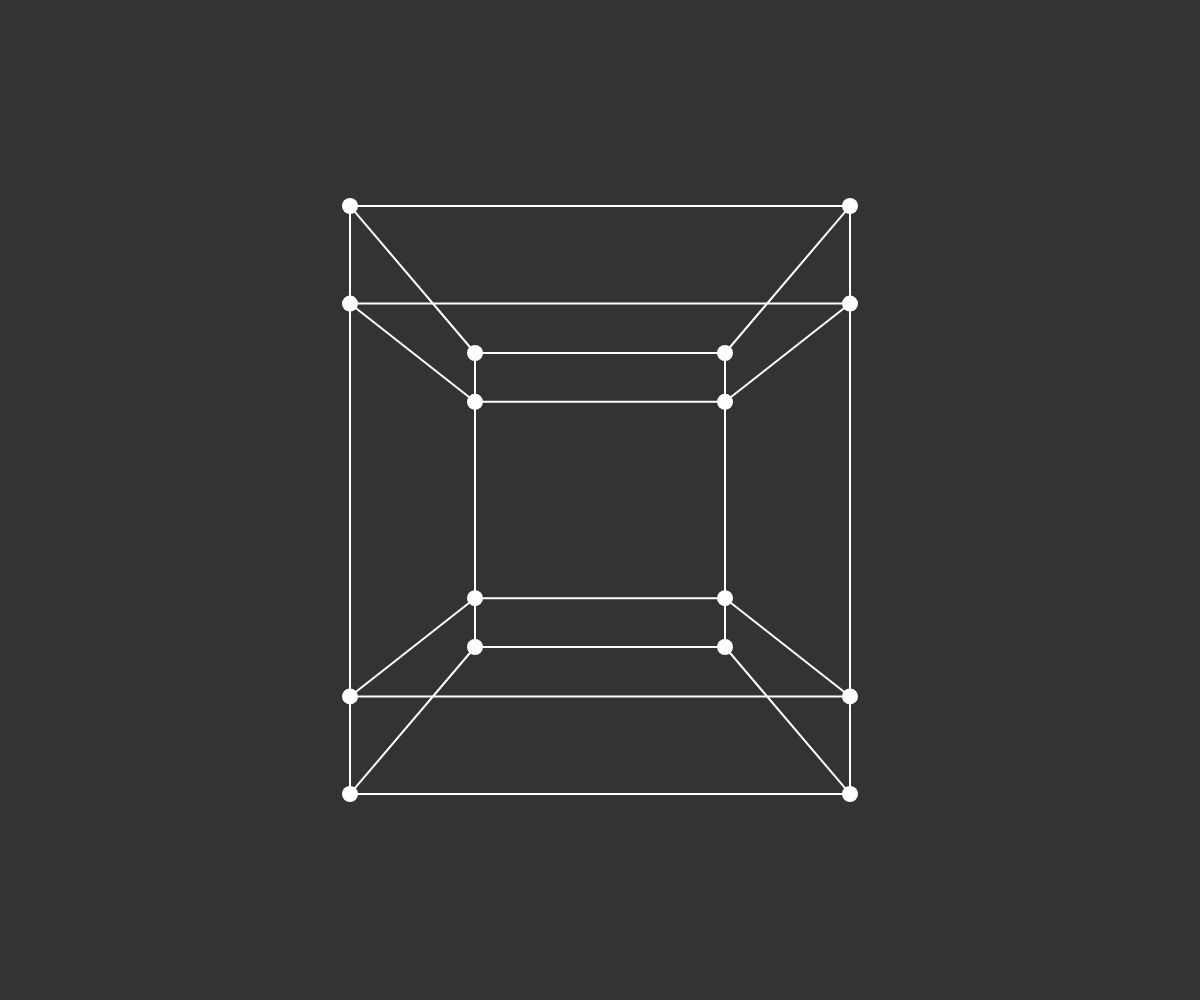
Frame 1 (no input)
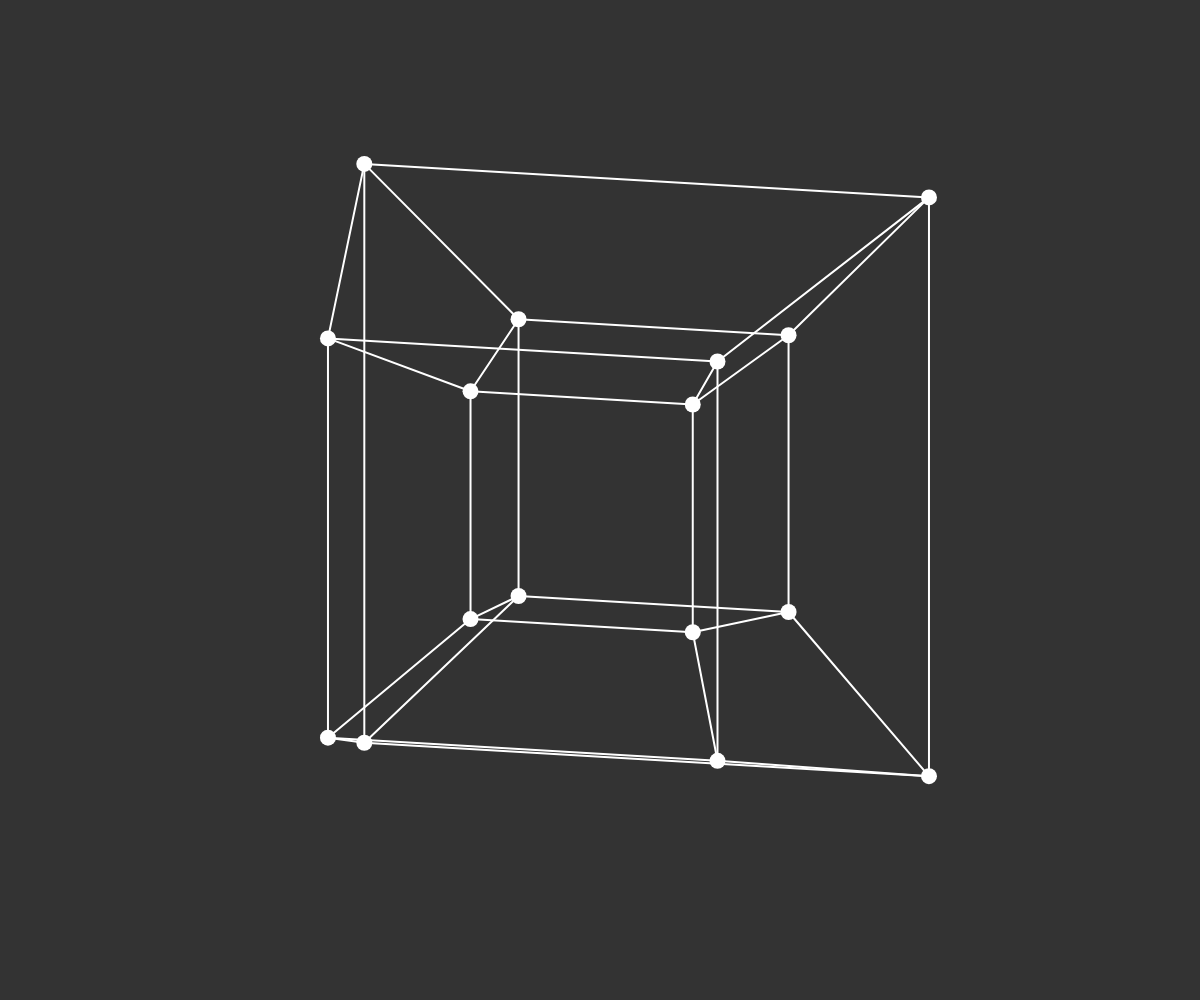
Frame 60 (no input)
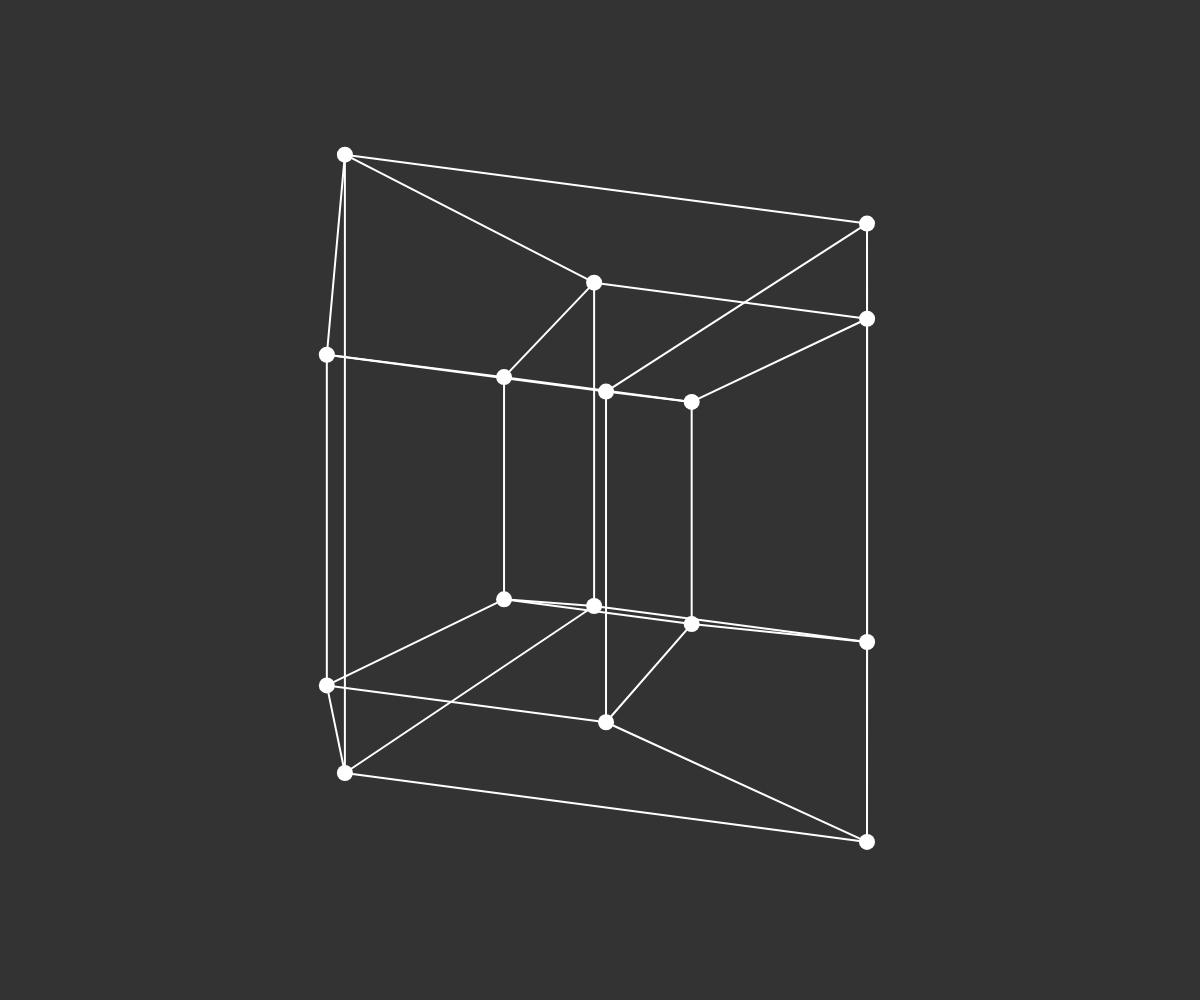
Frame 120 (the mouse pressed at the canvas centre since frame 60)

The p5.js sketch that drew these frames (run headless with seeded random() and noise() and a simulated clock; from frame 60 on, the mouse is pressed at the canvas centre):

// p5.js sketch
// ── sketch.js
var points = [];
var distance = 3;

let angle = 0;
let scale = 1;

function setup() {
	let index = 0;
	for (var b = 0; b < 2; b++) {
		let w = ((b == 0) ? 1 : -1);
		for (var a = 0; a < 2; a++) {
			let z = ((a == 0) ? 1 : -1);
			points[index++] = new P4Vector(-1, 1, z, w);
			points[index++] = new P4Vector( 1, 1, z, w);
			points[index++] = new P4Vector( 1,-1, z, w);
			points[index++] = new P4Vector(-1,-1, z, w);
		}
	}

	createCanvas(windowWidth, windowHeight);
	scale = min(width,height);
}

function draw() {
	background(51);
	translate(width/2,height/2);

	let projected = [];
	for (let i = 0; i < points.length; i++) {
		let projected3d = points[i].rotateZW(angle).project();
		let projected2d = projected3d.rotateXZ(angle/4).rotateYZ(-PI/16).project().mult(scale*0.5);
		stroke(255);
		strokeWeight(16);
		noFill();
		point(projected2d.x,projected2d.y);
		projected[i] = projected2d;
	}

	for (var i = 0; i < 4; i++) {
		// stroke(255,0,0);
		connect(i,(i+1) % 4,projected);
		connect(i+4	,((i+1) % 4) + 4,projected);
		connect(i,i+4,projected);
		// stroke(0,0,255);
		connect(i+8	,((i+1) % 4) + 8,projected);
		connect(i+12,((i+1) % 4) + 12,projected);
		connect(i+8,i+12,projected);
		// stroke(255);
		connect(i,i+8,projected);
		connect(i+4,i+12,projected)
	}
	angle += 0.02;
}

function connect(a,b,mat) {
	strokeWeight(2);
	line(mat[a].x,mat[a].y,mat[b].x,mat[b].y);
}

// ── Vectors.js
class P2Vector {
  constructor(x,y) {
    this.x = x;
    this.y = y;
  }

  mult(scale) {
    return new P2Vector(this.x*scale, this.y*scale);
  }
}

class P3Vector {
  constructor(x,y,z) {
    this.x = x;
    this.y = y;
    this.z = z;
  }

  matrix() {
    return [
      [this.x],
      [this.y],
      [this.z],
    ];
  }

  project() {
    let proj2d = [
    	[1,0,0],
    	[0,1,0]
    ];
    let mat = matmul(proj2d, this.matrix());
    return new P2Vector(mat[0], mat[1]);
  }

  rotateXY(angle) {
    let rotation = [
      [cos(angle), -sin(angle), 0],
      [sin(angle), cos(angle), 0],
      [0, 0, 1]
    ]
    let mat = matmul(rotation,this.matrix());
    return new P3Vector(mat[0],mat[1],mat[2]);
  }
  rotateXZ(angle) {
    let rotation = [
      [cos(angle), 0, -sin(angle)],
      [0, 1, 0],
      [sin(angle), 0, cos(angle)]
    ]
    let mat = matmul(rotation,this.matrix());
    return new P3Vector(mat[0],mat[1],mat[2]);
  }
  rotateYZ(angle) {
    let rotation = [
      [1, 0, 0],
      [0,cos(angle), -sin(angle)],
      [0,sin(angle), cos(angle)]
    ]
    let mat = matmul(rotation,this.matrix());
    return new P3Vector(mat[0],mat[1],mat[2]);
  }
}

class P4Vector {
  constructor(x,y,z,w) {
    this.x = x;
    this.y = y;
    this.z = z;
    this.w = w;
  }

  matrix() {
    return [
      [this.x],
      [this.y],
      [this.z],
      [this.w],
    ];
  }

  project() {
    let w = 1/(distance - this.w);
    let proj3d = [
      [w,0,0,0],
      [0,w,0,0],
      [0,0,w,0]
    ];
    let mat = matmul(proj3d, this.matrix());
    return new P3Vector(mat[0], mat[1], mat[2]);
  }

  rotateXW(angle) {
    let rotation = [
      [cos(angle), 0, 0, -sin(angle)],
      [0, 1, 0, 0],
      [0, 0, 0, 1],
      [sin(angle), 0, 0, cos(angle)],
    ]
    let mat = matmul(rotation,this.matrix());
    return new P4Vector(mat[0],mat[1],mat[2], mat[3]);
  }

  rotateYW(angle) {
    let rotation = [
      [1, 0, 0, 0],
      [0, cos(angle), 0, -sin(angle)],
      [0, 0, 1, 0],
      [0, sin(angle), 0, cos(angle)],
    ]
    let mat = matmul(rotation,this.matrix());
    return new P4Vector(mat[0],mat[1],mat[2], mat[3]);
  }

  rotateZW(angle) {
    let rotation = [
      [1, 0, 0, 0],
      [0, 1, 0, 0],
      [0, 0, cos(angle), -sin(angle)],
      [0, 0, sin(angle), cos(angle)],
    ]
    let mat = matmul(rotation,this.matrix());
    return new P4Vector(mat[0],mat[1],mat[2], mat[3]);
  }

}

// ── matrix.js
function matmul(a,b) {
  let colsA = a[0].length;
  let rowsA = a.length;
  let colsB = b[0].length;
  let rowsB = b.length;

  var result = new Array(rowsA);
  for (var i = 0; i < result.length; i++) {
    result[i] = [];
  }

  if(colsA != rowsB) {
    console.log("ColsA not match rowsB");
    return null;
  }

  for (var i = 0; i < rowsA; i++) {
    for (var j = 0; j < colsB; j++) {
      let sum = 0;
      for (var k = 0; k < colsA; k++) {
        sum += a[i][k] * b [k][j]
      }
      result[i][j] = sum;
    }
  }
  return result;
}
